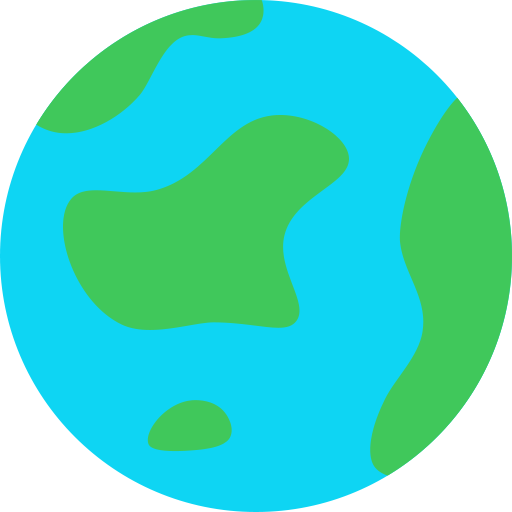
#> input picture ludopy/glob.png, 512 x 512 px
$ python visualizer.py
#> lines starting #> are read from the running program, lines starting #| are printed output that depends on the picture; after the words box and inside, x2 and y2 are one past the last pixel; in counts of white or black regions, pixels touching at a corner belong together
import cv2
import numpy as np
from collections import defaultdict
import os

GOAL_COLOR = (234, 255, 0)
PLAYER_1_COLOR = (74, 214, 39)
PLAYER_1_AREAL_COLOR = (173, 185, 58)
PLAYER_2_COLOR = (210, 219, 105)
PLAYER_2_AREAL_COLOR = (241, 184, 53)
PLAYER_3_COLOR = (46, 171, 255)
PLAYER_3_AREAL_COLOR = (79, 78, 127)
PLAYER_4_COLOR = (255, 107, 107)
PLAYER_4_AREAL_COLOR = (239, 59, 74)
TAILE_BACKGROUND_COLOR = (174, 95, 74)
BOARD_BACKGROUND_COLOR = (186, 202, 215)

TAILE_SICE_FULL = np.array([64, 64])
TAILE_PIECE_R = 20
BOARD_TAILE_SIZE = np.array([17, 20])
BOARS_SIZE = TAILE_SICE_FULL * BOARD_TAILE_SIZE

COLOR_TEST_TAILES = [
    [[8, 3], [8, 4], [8, 5], [8, 6]],
    [[8, 10], [8, 11], [8, 12], [8, 13]],
    [[6, 8], [5, 8], [4, 8], [3, 8]],
    [[10, 8], [11, 8], [12, 8], [13, 8]],
    [[7, 7], [7, 9], [9, 7], [9, 9]],
    [[7, 6], [7, 10], [9, 6], [9, 10]],
    [[13, 4], [4, 3], [3, 12], [12, 13]]
]

GOAL_TAILES = [
    [7, 7],
    [7, 8],
    [7, 9],
    [8, 7],
    [8, 8],
    [8, 9],
    [9, 7],
    [9, 8],
    [9, 9]
]

PLAYER_1_GOAL_AREAL = [
    [14, 7],
    [14, 8],
    [13, 8],
    [12, 8],
    [11, 8],
    [10, 8],
]
PLAYER_1_HOME_TAILES = [
    [12, 3],
    [14, 3],
    [12, 5],
    [14, 5]
]

PLAYER_2_GOAL_AREAL = [
    [7, 2],
    [8, 2],
    [8, 3],
    [8, 4],
    [8, 5],
    [8, 6]
]

PLAYER_2_HOME_TAILES = [
    [5, 2],
    [5, 4],
    [3, 4],
    [3, 2]
]

PLAYER_3_GOAL_AREAL = [
    [2, 9],
    [2, 8],
    [3, 8],
    [4, 8],
    [5, 8],
    [6, 8]
]

PLAYER_3_HOME_TAILES = [
    [2, 11],
    [2, 13],
    [4, 11],
    [4, 13]
]

PLAYER_4_GOAL_AREAL = [
    [9, 14],
    [8, 14],
    [8, 13],
    [8, 12],
    [8, 11],
    [8, 10]
]

PLAYER_4_HOME_TAILES = [
    [11, 14],
    [13, 14],
    [13, 12],
    [11, 12]
]

STARS_TAILES = [
    [15, 8],
    [10, 7],
    [8, 1],
    [7, 6],
    [1, 8],
    [6, 9],
    [8, 15],
    [9, 10]
]

GLOBS_TIALES = [
    [13, 9],
    [14, 7],
    [9, 3],
    [7, 2],
    [3, 7],
    [2, 9],
    [7, 13],
    [9, 14]
]
FREE_TAIALES = [
    [10, 9],
    [11, 9],
    [12, 9],
    [14, 9],
    [15, 9],
    [15, 7],
    [13, 7],
    [12, 7],
    [11, 7],
    [9, 6],
    [9, 5],
    [9, 4],
    [9, 2],
    [9, 1],
    [7, 1],
    [7, 3],
    [7, 4],
    [7, 5],
    [6, 7],
    [5, 7],
    [4, 7],
    [2, 7],
    [1, 7],
    [1, 9],
    [3, 9],
    [4, 9],
    [5, 9],
    [7, 10],
    [7, 11],
    [7, 12],
    [7, 14],
    [7, 15],
    [9, 15],
    [9, 13],
    [9, 12],
    [9, 11]
]

TRACK_PLAYER_1 = np.array(
    [[14, 7], [13, 7], [12, 7], [11, 7], [10, 7], [9, 6], [9, 5], [9, 4], [9, 3], [9, 2], [9, 1], [8, 1], [7, 1],
     [7, 2], [7, 3], [7, 4], [7, 5], [7, 6], [6, 7], [5, 7], [4, 7], [3, 7], [2, 7], [1, 7], [1, 8], [1, 9], [2, 9],
     [3, 9], [4, 9], [5, 9], [6, 9], [7, 10], [7, 11], [7, 12], [7, 13], [7, 14], [7, 15], [8, 15], [9, 15], [9, 14],
     [9, 13], [9, 12], [9, 11], [9, 10], [10, 9], [11, 9], [12, 9], [13, 9], [14, 9], [15, 9], [15, 8], [14, 8],
     [13, 8], [12, 8], [11, 8], [10, 8], [9, 8]])
DIFF_1 = TRACK_PLAYER_1 - TRACK_PLAYER_1[0]
DIFF_2 = np.array([DIFF_1[:, 1], -DIFF_1[:, 0]]).T
DIFF_3 = np.array([-DIFF_1[:, 0], -DIFF_1[:, 1]]).T
DIFF_4 = np.array([-DIFF_1[:, 1], DIFF_1[:, 0]]).T

TRACK_PLAYER_2 = np.array([7, 2]) + DIFF_2
TRACK_PLAYER_3 = np.array([2, 9]) + DIFF_3
TRACK_PLAYER_4 = np.array([9, 14]) + DIFF_4

HOME_TAILES = {
    0: PLAYER_1_HOME_TAILES,
    1: PLAYER_2_HOME_TAILES,
    2: PLAYER_3_HOME_TAILES,
    3: PLAYER_4_HOME_TAILES
}

TRACKS = {
    0: TRACK_PLAYER_1,
    1: TRACK_PLAYER_2,
    2: TRACK_PLAYER_3,
    3: TRACK_PLAYER_4
}

PLAYER_COLORS = {
    0: PLAYER_1_COLOR,
    1: PLAYER_2_COLOR,
    2: PLAYER_3_COLOR,
    3: PLAYER_4_COLOR
}
folder, _ = os.path.split(__file__)

big_glob = cv2.imread(os.path.join(folder, "glob.png"))
#> big_glob is the input picture: shape (512, 512, 3); mean B, G, R 198.5, 218, 81.1
big_glob = cv2.cvtColor(big_glob, cv2.COLOR_BGR2RGB)
small_glob = cv2.resize(big_glob, (40, 40))
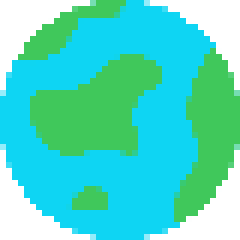
#> small_glob: shape (40, 40, 3) (shown 6 times larger); mean R, G, B 79.8, 217.7, 198.1
glob_mask = cv2.inRange(small_glob, (255, 255, 255), (255, 255, 255)) == 0
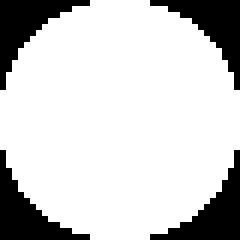
#> glob_mask: shape (40, 40) bool (shown 6 times larger); 80% white; 4 black regions, box (x1, y1, x2, y2) and area: (0, 0, 15, 15) 80, (25, 0, 40, 15) 80, (0, 25, 15, 40) 80, (25, 25, 40, 40) 80

big_star = cv2.imread(os.path.join(folder, "star.png"))
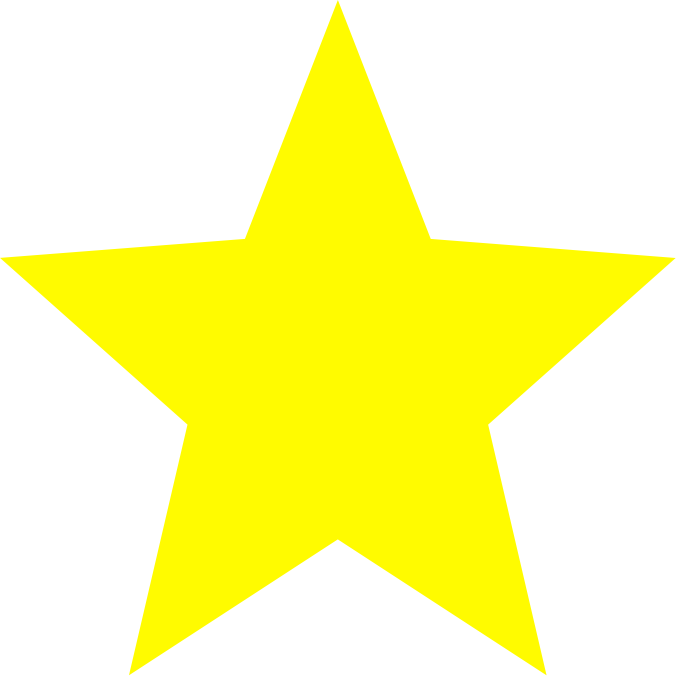
#> input picture ludopy/star.png, 2048 x 2048 px (shown at 1/3 size)
#> big_star is the input picture: shape (2048, 2048, 3); mean B, G, R 160.1, 253.5, 255
big_star = cv2.cvtColor(big_star, cv2.COLOR_BGR2RGB)
small_star = cv2.resize(big_star, (40, 40))
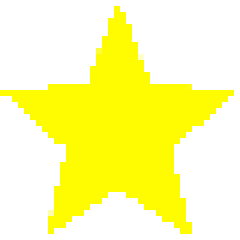
#> small_star: shape (40, 40, 3) (shown 6 times larger); mean R, G, B 255, 253.5, 160.1
star_mask = cv2.inRange(small_star, (255, 255, 255), (255, 255, 255)) == 0
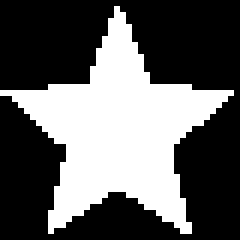
#> star_mask: shape (40, 40) bool (shown 6 times larger); 37.3% white; 1 white region, box (x1, y1, x2, y2) and area: (0, 1, 39, 39) 597


# [18 lines left out: functions get_taile_cord, draw_tail, not called in this run]


def get_all_tailes_within(n_start, n_end, m_start, m_end):
    return np.concatenate(np.mgrid[n_start:n_end, m_start:m_end].transpose())


# [101 lines left out: functions draw_text, draw_taile_indxs, draw_piece, draw_basic_board, get_tailes_player, get_tailes and 3 more, not called in this run]


def draw_dice(board, dice, player):
    _, _, _, bot_right, _ = get_taile_cord(3, 17)
    draw_text(board, "{}".format(dice), bot_right, PLAYER_COLORS[player], fontScale=3, thickness=3)


# [5 lines left out: function draw_move_count_backgound, not called in this run]


def draw_move_count(board, count):
    _, _, _, bot_right, center = get_taile_cord(1, 17)
    draw_text(board, "{}".format(count), (bot_right[0], center[1]), (0, 0, 0), fontScale=1, thickness=2)


# [70 lines left out: functions draw_moment, save_video, save_hist_video, put_image_at_taile, not called in this run]


def make_video_from_hist_file(hist_file, video_out, fps=8, frame_size=None, fourcc=None):
    hist = np.load(hist_file, allow_pickle=True)
    save_hist_video(video_out, hist, fps=fps, frame_size=frame_size, fourcc=fourcc)


# [4 lines left out: function make_img_of_board, not called in this run]
